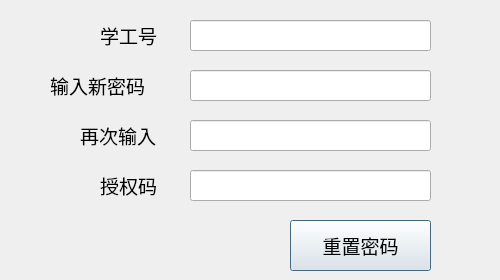
<?xml version="1.0" encoding="UTF-8"?>
<ui version="4.0">
 <class>modifypassword</class>
 <widget class="QDialog" name="modifypassword">
  <property name="geometry">
   <rect>
    <x>0</x>
    <y>0</y>
    <width>500</width>
    <height>280</height>
   </rect>
  </property>
  <property name="windowTitle">
   <string>Dialog</string>
  </property>
  <widget class="QLabel" name="label_7">
   <property name="geometry">
    <rect>
     <x>100</x>
     <y>170</y>
     <width>71</width>
     <height>31</height>
    </rect>
   </property>
   <property name="font">
    <font>
     <family>迷你简稚艺</family>
     <pointsize>14</pointsize>
    </font>
   </property>
   <property name="text">
    <string>授权码</string>
   </property>
  </widget>
  <widget class="QLineEdit" name="lineEdit_6">
   <property name="geometry">
    <rect>
     <x>190</x>
     <y>170</y>
     <width>241</width>
     <height>31</height>
    </rect>
   </property>
   <property name="font">
    <font>
     <family>13th Ghostwrite JRZ</family>
     <pointsize>12</pointsize>
    </font>
   </property>
   <property name="text">
    <string/>
   </property>
  </widget>
  <widget class="QLabel" name="label_6">
   <property name="geometry">
    <rect>
     <x>80</x>
     <y>120</y>
     <width>101</width>
     <height>31</height>
    </rect>
   </property>
   <property name="font">
    <font>
     <family>迷你简稚艺</family>
     <pointsize>14</pointsize>
    </font>
   </property>
   <property name="text">
    <string>再次输入</string>
   </property>
  </widget>
  <widget class="QLabel" name="label_5">
   <property name="geometry">
    <rect>
     <x>50</x>
     <y>70</y>
     <width>131</width>
     <height>31</height>
    </rect>
   </property>
   <property name="font">
    <font>
     <family>迷你简稚艺</family>
     <pointsize>14</pointsize>
    </font>
   </property>
   <property name="text">
    <string>输入新密码</string>
   </property>
  </widget>
  <widget class="QPushButton" name="pushButton">
   <property name="geometry">
    <rect>
     <x>290</x>
     <y>220</y>
     <width>141</width>
     <height>51</height>
    </rect>
   </property>
   <property name="font">
    <font>
     <family>迷你简稚艺</family>
     <pointsize>14</pointsize>
    </font>
   </property>
   <property name="text">
    <string>重置密码</string>
   </property>
  </widget>
  <widget class="QLineEdit" name="lineEdit_5">
   <property name="geometry">
    <rect>
     <x>190</x>
     <y>120</y>
     <width>241</width>
     <height>31</height>
    </rect>
   </property>
   <property name="font">
    <font>
     <family>黑体</family>
     <pointsize>12</pointsize>
    </font>
   </property>
   <property name="text">
    <string/>
   </property>
  </widget>
  <widget class="QLineEdit" name="lineEdit_3">
   <property name="geometry">
    <rect>
     <x>190</x>
     <y>70</y>
     <width>241</width>
     <height>31</height>
    </rect>
   </property>
   <property name="font">
    <font>
     <family>黑体</family>
     <pointsize>12</pointsize>
    </font>
   </property>
   <property name="text">
    <string/>
   </property>
  </widget>
  <widget class="QLineEdit" name="lineEdit_4">
   <property name="geometry">
    <rect>
     <x>190</x>
     <y>20</y>
     <width>241</width>
     <height>31</height>
    </rect>
   </property>
   <property name="font">
    <font>
     <family>黑体</family>
     <pointsize>12</pointsize>
    </font>
   </property>
   <property name="text">
    <string/>
   </property>
  </widget>
  <widget class="QLabel" name="label_8">
   <property name="geometry">
    <rect>
     <x>100</x>
     <y>20</y>
     <width>71</width>
     <height>31</height>
    </rect>
   </property>
   <property name="font">
    <font>
     <family>迷你简稚艺</family>
     <pointsize>14</pointsize>
    </font>
   </property>
   <property name="text">
    <string>学工号</string>
   </property>
  </widget>
 </widget>
 <tabstops>
  <tabstop>lineEdit_4</tabstop>
  <tabstop>lineEdit_3</tabstop>
  <tabstop>lineEdit_5</tabstop>
  <tabstop>lineEdit_6</tabstop>
  <tabstop>pushButton</tabstop>
 </tabstops>
 <resources/>
 <connections/>
</ui>
